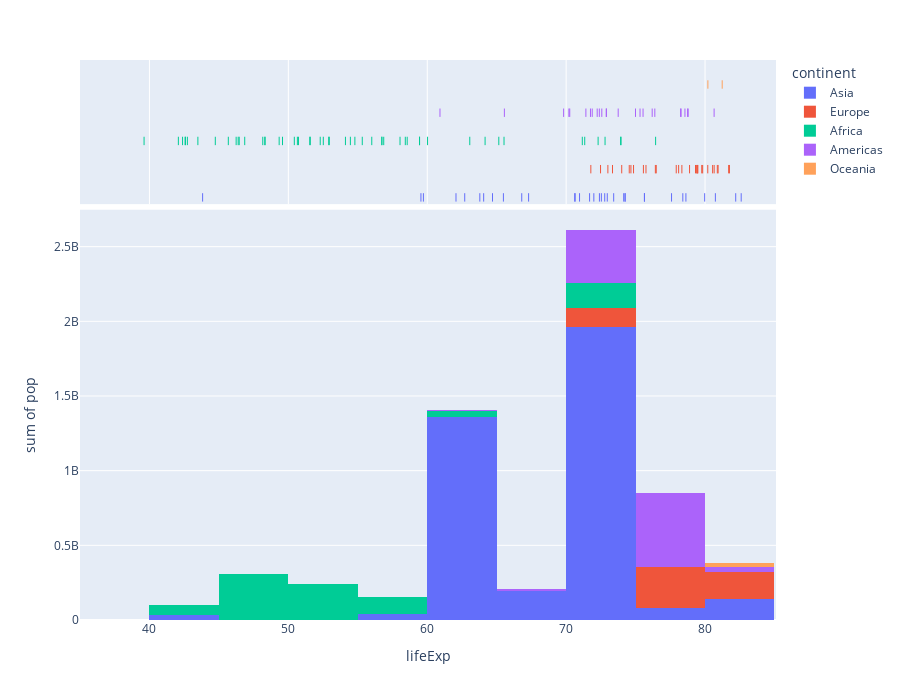

Source (notebook cell):
### Code cell
px.histogram(data_frame=df, x='lifeExp', y='pop', marginal='rug', hover_name='country', height=700, color='continent')

### Figure 1 — Plotly figure (JSON) as saved in the notebook; plotly's stock layout.template omitted (floating-point values rounded to 4 significant figures)
{"data": [{"alignmentgroup": "True", "bingroup": "x", "histfunc": "sum", "hovertemplate": "continent=Asia<br>lifeExp=%{x}<br>sum of pop=%{y}<extra></extra>", "legendgroup": "Asia", "marker": {"color": "#636efa", "pattern": {"shape": ""}}, "name": "Asia", "offsetgroup": "Asia", "orientation": "v", "showlegend": true, "type": "histogram", "x": [43.83, 75.64, 64.06, 59.72, 72.96, 82.21, 64.7, 70.65, 70.96, 59.55, 80.75, 82.6, 72.53, 67.3, 78.62, 77.59, 71.99, 74.24, 66.8, 62.07, 63.78, 75.64, 65.48, 71.69, 72.78, 79.97, 72.4, 74.14, 78.4, 70.62, 74.25, 73.42, 62.7], "xaxis": "x", "y": [31889923, 708573, 150448339, 14131858, 1318683096, 6980412, 1110396331, 223547000, 69453570, 27499638, 6426679, 127467972, 6053193, 23301725, 49044790, 2505559, 3921278, 24821286, 2874127, 47761980, 28901790, 3204897, 169270617, 91077287, 27601038, 4553009, 20378239, 19314747, 23174294, 65068149, 85262356, 4018332, 22211743], "yaxis": "y"}, {"alignmentgroup": "True", "boxpoints": "all", "fillcolor": "rgba(255,255,255,0)", "hoveron": "points", "hovertemplate": "<b>%{hovertext}</b><br><br>continent=Asia<br>lifeExp=%{x}<extra></extra>", "hovertext": ["Afghanistan", "Bahrain", "Bangladesh", "Cambodia", "China", "Hong Kong, China", "India", "Indonesia", "Iran", "Iraq", "Israel", "Japan", "Jordan", "Korea, Dem. Rep.", "Korea, Rep.", "Kuwait", "Lebanon", "Malaysia", "Mongolia", "Myanmar", "Nepal", "Oman", "Pakistan", "Philippines", "Saudi Arabia", "Singapore", "Sri Lanka", "Syria", "Taiwan", "Thailand", "Vietnam", "West Bank and Gaza", "Yemen, Rep."], "jitter": 0, "legendgroup": "Asia", "line": {"color": "rgba(255,255,255,0)"}, "marker": {"color": "#636efa", "symbol": "line-ns-open"}, "name": "Asia", "offsetgroup": "Asia", "showlegend": false, "type": "box", "x": [43.83, 75.64, 64.06, 59.72, 72.96, 82.21, 64.7, 70.65, 70.96, 59.55, 80.75, 82.6, 72.53, 67.3, 78.62, 77.59, 71.99, 74.24, 66.8, 62.07, 63.78, 75.64, 65.48, 71.69, 72.78, 79.97, 72.4, 74.14, 78.4, 70.62, 74.25, 73.42, 62.7], "xaxis": "x2", "yaxis": "y2"}, {"alignmentgroup": "True", "bingroup": "x", "histfunc": "sum", "hovertemplate": "continent=Europe<br>lifeExp=%{x}<br>sum of pop=%{y}<extra></extra>", "legendgroup": "Europe", "marker": {"color": "#EF553B", "pattern": {"shape": ""}}, "name": "Europe", "offsetgroup": "Europe", "orientation": "v", "showlegend": true, "type": "histogram", "x": [76.42, 79.83, 79.44, 74.85, 73.0, 75.75, 76.49, 78.33, 79.31, 80.66, 79.41, 79.48, 73.34, 81.76, 78.89, 80.55, 74.54, 79.76, 80.2, 75.56, 78.1, 72.48, 74.0, 74.66, 77.93, 80.94, 80.88, 81.7, 71.78, 79.42], "xaxis": "x", "y": [3600523, 8199783, 10392226, 4552198, 7322858, 4493312, 10228744, 5468120, 5238460, 61083916, 82400996, 10706290, 9956108, 301931, 4109086, 58147733, 684736, 16570613, 4627926, 38518241, 10642836, 22276056, 10150265, 5447502, 2009245, 40448191, 9031088, 7554661, 71158647, 60776238], "yaxis": "y"}, {"alignmentgroup": "True", "boxpoints": "all", "fillcolor": "rgba(255,255,255,0)", "hoveron": "points", "hovertemplate": "<b>%{hovertext}</b><br><br>continent=Europe<br>lifeExp=%{x}<extra></extra>", "hovertext": ["Albania", "Austria", "Belgium", "Bosnia and Herzegovina", "Bulgaria", "Croatia", "Czech Republic", "Denmark", "Finland", "France", "Germany", "Greece", "Hungary", "Iceland", "Ireland", "Italy", "Montenegro", "Netherlands", "Norway", "Poland", "Portugal", "Romania", "Serbia", "Slovak Republic", "Slovenia", "Spain", "Sweden", "Switzerland", "Turkey", "United Kingdom"], "jitter": 0, "legendgroup": "Europe", "line": {"color": "rgba(255,255,255,0)"}, "marker": {"color": "#EF553B", "symbol": "line-ns-open"}, "name": "Europe", "offsetgroup": "Europe", "showlegend": false, "type": "box", "x": [76.42, 79.83, 79.44, 74.85, 73.0, 75.75, 76.49, 78.33, 79.31, 80.66, 79.41, 79.48, 73.34, 81.76, 78.89, 80.55, 74.54, 79.76, 80.2, 75.56, 78.1, 72.48, 74.0, 74.66, 77.93, 80.94, 80.88, 81.7, 71.78, 79.42], "xaxis": "x2", "yaxis": "y2"}, {"alignmentgroup": "True", "bingroup": "x", "histfunc": "sum", "hovertemplate": "continent=Africa<br>lifeExp=%{x}<br>sum of pop=%{y}<extra></extra>", "legendgroup": "Africa", "marker": {"color": "#00cc96", "pattern": {"shape": ""}}, "name": "Africa", "offsetgroup": "Africa", "orientation": "v", "showlegend": true, "type": "histogram", "x": [72.3, 42.73, 56.73, 50.73, 52.3, 49.58, 50.43, 44.74, 50.65, 65.15, 46.46, 55.32, 48.33, 54.79, 71.34, 51.58, 58.04, 52.95, 56.73, 59.45, 60.02, 56.01, 46.39, 54.11, 42.59, 45.68, 73.95, 59.44, 48.3, 54.47, 64.16, 72.8, 71.16, 42.08, 52.91, 56.87, 46.86, 76.44, 46.24, 65.53, 63.06, 42.57, 48.16, 49.34, 58.56, 39.61, 52.52, 58.42, 73.92, 51.54, 42.38, 43.49], "xaxis": "x", "y": [33333216, 12420476, 8078314, 1639131, 14326203, 8390505, 17696293, 4369038, 10238807, 710960, 64606759, 3800610, 18013409, 496374, 80264543, 551201, 4906585, 76511887, 1454867, 1688359, 22873338, 9947814, 1472041, 35610177, 2012649, 3193942, 6036914, 19167654, 13327079, 12031795, 3270065, 1250882, 33757175, 19951656, 2055080, 12894865, 135031164, 798094, 8860588, 199579, 12267493, 6144562, 9118773, 43997828, 42292929, 1133066, 38139640, 5701579, 10276158, 29170398, 11746035, 12311143], "yaxis": "y"}, {"alignmentgroup": "True", "boxpoints": "all", "fillcolor": "rgba(255,255,255,0)", "hoveron": "points", "hovertemplate": "<b>%{hovertext}</b><br><br>continent=Africa<br>lifeExp=%{x}<extra></extra>", "hovertext": ["Algeria", "Angola", "Benin", "Botswana", "Burkina Faso", "Burundi", "Cameroon", "Central African Republic", "Chad", "Comoros", "Congo, Dem. Rep.", "Congo, Rep.", "Cote d'Ivoire", "Djibouti", "Egypt", "Equatorial Guinea", "Eritrea", "Ethiopia", "Gabon", "Gambia", "Ghana", "Guinea", "Guinea-Bissau", "Kenya", "Lesotho", "Liberia", "Libya", "Madagascar", "Malawi", "Mali", "Mauritania", "Mauritius", "Morocco", "Mozambique", "Namibia", "Niger", "Nigeria", "Reunion", "Rwanda", "Sao Tome and Principe", "Senegal", "Sierra Leone", "Somalia", "South Africa", "Sudan", "Swaziland", "Tanzania", "Togo", "Tunisia", "Uganda", "Zambia", "Zimbabwe"], "jitter": 0, "legendgroup": "Africa", "line": {"color": "rgba(255,255,255,0)"}, "marker": {"color": "#00cc96", "symbol": "line-ns-open"}, "name": "Africa", "offsetgroup": "Africa", "showlegend": false, "type": "box", "x": [72.3, 42.73, 56.73, 50.73, 52.3, 49.58, 50.43, 44.74, 50.65, 65.15, 46.46, 55.32, 48.33, 54.79, 71.34, 51.58, 58.04, 52.95, 56.73, 59.45, 60.02, 56.01, 46.39, 54.11, 42.59, 45.68, 73.95, 59.44, 48.3, 54.47, 64.16, 72.8, 71.16, 42.08, 52.91, 56.87, 46.86, 76.44, 46.24, 65.53, 63.06, 42.57, 48.16, 49.34, 58.56, 39.61, 52.52, 58.42, 73.92, 51.54, 42.38, 43.49], "xaxis": "x2", "yaxis": "y2"}, {"alignmentgroup": "True", "bingroup": "x", "histfunc": "sum", "hovertemplate": "continent=Americas<br>lifeExp=%{x}<br>sum of pop=%{y}<extra></extra>", "legendgroup": "Americas", "marker": {"color": "#ab63fa", "pattern": {"shape": ""}}, "name": "Americas", "offsetgroup": "Americas", "orientation": "v", "showlegend": true, "type": "histogram", "x": [75.32, 65.55, 72.39, 80.65, 78.55, 72.89, 78.78, 78.27, 72.23, 74.99, 71.88, 70.26, 60.92, 70.2, 72.57, 76.19, 72.9, 75.54, 71.75, 71.42, 78.75, 69.82, 78.24, 76.38, 73.75], "xaxis": "x", "y": [40301927, 9119152, 190010647, 33390141, 16284741, 44227550, 4133884, 11416987, 9319622, 13755680, 6939688, 12572928, 8502814, 7483763, 2780132, 108700891, 5675356, 3242173, 6667147, 28674757, 3942491, 1056608, 301139947, 3447496, 26084662], "yaxis": "y"}, {"alignmentgroup": "True", "boxpoints": "all", "fillcolor": "rgba(255,255,255,0)", "hoveron": "points", "hovertemplate": "<b>%{hovertext}</b><br><br>continent=Americas<br>lifeExp=%{x}<extra></extra>", "hovertext": ["Argentina", "Bolivia", "Brazil", "Canada", "Chile", "Colombia", "Costa Rica", "Cuba", "Dominican Republic", "Ecuador", "El Salvador", "Guatemala", "Haiti", "Honduras", "Jamaica", "Mexico", "Nicaragua", "Panama", "Paraguay", "Peru", "Puerto Rico", "Trinidad and Tobago", "United States", "Uruguay", "Venezuela"], "jitter": 0, "legendgroup": "Americas", "line": {"color": "rgba(255,255,255,0)"}, "marker": {"color": "#ab63fa", "symbol": "line-ns-open"}, "name": "Americas", "offsetgroup": "Americas", "showlegend": false, "type": "box", "x": [75.32, 65.55, 72.39, 80.65, 78.55, 72.89, 78.78, 78.27, 72.23, 74.99, 71.88, 70.26, 60.92, 70.2, 72.57, 76.19, 72.9, 75.54, 71.75, 71.42, 78.75, 69.82, 78.24, 76.38, 73.75], "xaxis": "x2", "yaxis": "y2"}, {"alignmentgroup": "True", "bingroup": "x", "histfunc": "sum", "hovertemplate": "continent=Oceania<br>lifeExp=%{x}<br>sum of pop=%{y}<extra></extra>", "legendgroup": "Oceania", "marker": {"color": "#FFA15A", "pattern": {"shape": ""}}, "name": "Oceania", "offsetgroup": "Oceania", "orientation": "v", "showlegend": true, "type": "histogram", "x": [81.23, 80.2], "xaxis": "x", "y": [20434176, 4115771], "yaxis": "y"}, {"alignmentgroup": "True", "boxpoints": "all", "fillcolor": "rgba(255,255,255,0)", "hoveron": "points", "hovertemplate": "<b>%{hovertext}</b><br><br>continent=Oceania<br>lifeExp=%{x}<extra></extra>", "hovertext": ["Australia", "New Zealand"], "jitter": 0, "legendgroup": "Oceania", "line": {"color": "rgba(255,255,255,0)"}, "marker": {"color": "#FFA15A", "symbol": "line-ns-open"}, "name": "Oceania", "offsetgroup": "Oceania", "showlegend": false, "type": "box", "x": [81.23, 80.2], "xaxis": "x2", "yaxis": "y2"}], "layout": {"barmode": "relative", "height": 700, "legend": {"title": {"text": "continent"}, "tracegroupgap": 0}, "margin": {"t": 60}, "xaxis": {"anchor": "y", "domain": [0, 1], "title": {"text": "lifeExp"}}, "xaxis2": {"anchor": "y2", "domain": [0, 1], "matches": "x", "showgrid": true, "showticklabels": false}, "yaxis": {"anchor": "x", "domain": [0, 0.7326], "title": {"text": "sum of pop"}}, "yaxis2": {"anchor": "x2", "domain": [0.7426, 1], "matches": "y2", "showgrid": false, "showline": false, "showticklabels": false, "ticks": ""}}}
